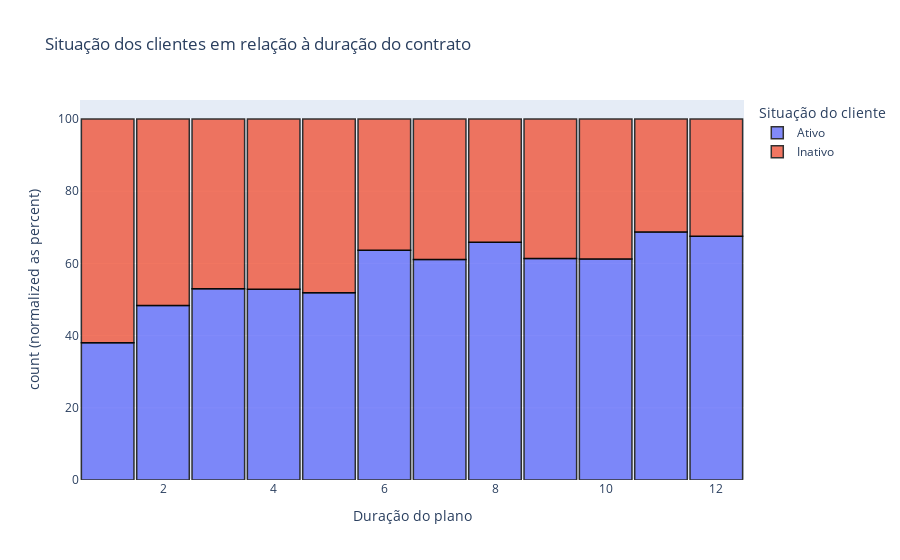

The notebook cell this image was saved under:
### Code cell
# Avaliando somente os clientes com 1 e 2 anos de contrato
clientes_1y = df.query('Meses_Contrato <= 12')
clientes_1y = clientes_1y[['Cliente_Inativo','Meses_Contrato','Valor_Mensal','Valor_Anual']]
clientes_1y.columns = ['Situação do cliente','Duração do plano', 'Valor mensal do plano','Valor anual do plano']
clientes_1y['Situação do cliente'] = clientes_1y['Situação do cliente'].map({0:'Ativo', 1:'Inativo'})

# Plotando
fig = px.histogram(clientes_1y, x="Duração do plano", color = "Situação do cliente", nbins = 12,
    title="Situação dos clientes em relação à duração do contrato", barnorm='percent')
fig.update_traces( opacity=0.8, marker_line_width=1.5, marker_line_color = 'rgb(0,0,0)')
fig.update_layout(bargap=0.05)
fig.show()

### Figure 1 — Plotly figure (JSON) as saved in the notebook; plotly's stock layout.template omitted (floating-point values rounded to 4 significant figures; data arrays with more than 128 entries replaced by an {"elided": "..."} marker saying what was removed)
{"data": [{"alignmentgroup": "True", "bingroup": "x", "hovertemplate": "Situação do cliente=Ativo<br>Duração do plano=%{x}<br>count (normalized as percent)=%{y}<extra></extra>", "legendgroup": "Ativo", "marker": {"color": "#636efa", "line": {"color": "rgb(0,0,0)", "width": 1.5}, "pattern": {"shape": ""}}, "name": "Ativo", "nbinsx": 12, "offsetgroup": "Ativo", "opacity": 0.8, "orientation": "v", "showlegend": true, "type": "histogram", "x": {"elided": "1138 int values"}, "xaxis": "x", "yaxis": "y"}, {"alignmentgroup": "True", "bingroup": "x", "hovertemplate": "Situação do cliente=Inativo<br>Duração do plano=%{x}<br>count (normalized as percent)=%{y}<extra></extra>", "legendgroup": "Inativo", "marker": {"color": "#EF553B", "line": {"color": "rgb(0,0,0)", "width": 1.5}, "pattern": {"shape": ""}}, "name": "Inativo", "nbinsx": 12, "offsetgroup": "Inativo", "opacity": 0.8, "orientation": "v", "showlegend": true, "type": "histogram", "x": {"elided": "1037 int values"}, "xaxis": "x", "yaxis": "y"}], "layout": {"bargap": 0.05, "barmode": "relative", "barnorm": "percent", "legend": {"title": {"text": "Situação do cliente"}, "tracegroupgap": 0}, "title": {"text": "Situação dos clientes em relação à duração do contrato"}, "xaxis": {"anchor": "y", "domain": [0, 1], "title": {"text": "Duração do plano"}}, "yaxis": {"anchor": "x", "domain": [0, 1], "title": {"text": "count (normalized as percent)"}}}}
